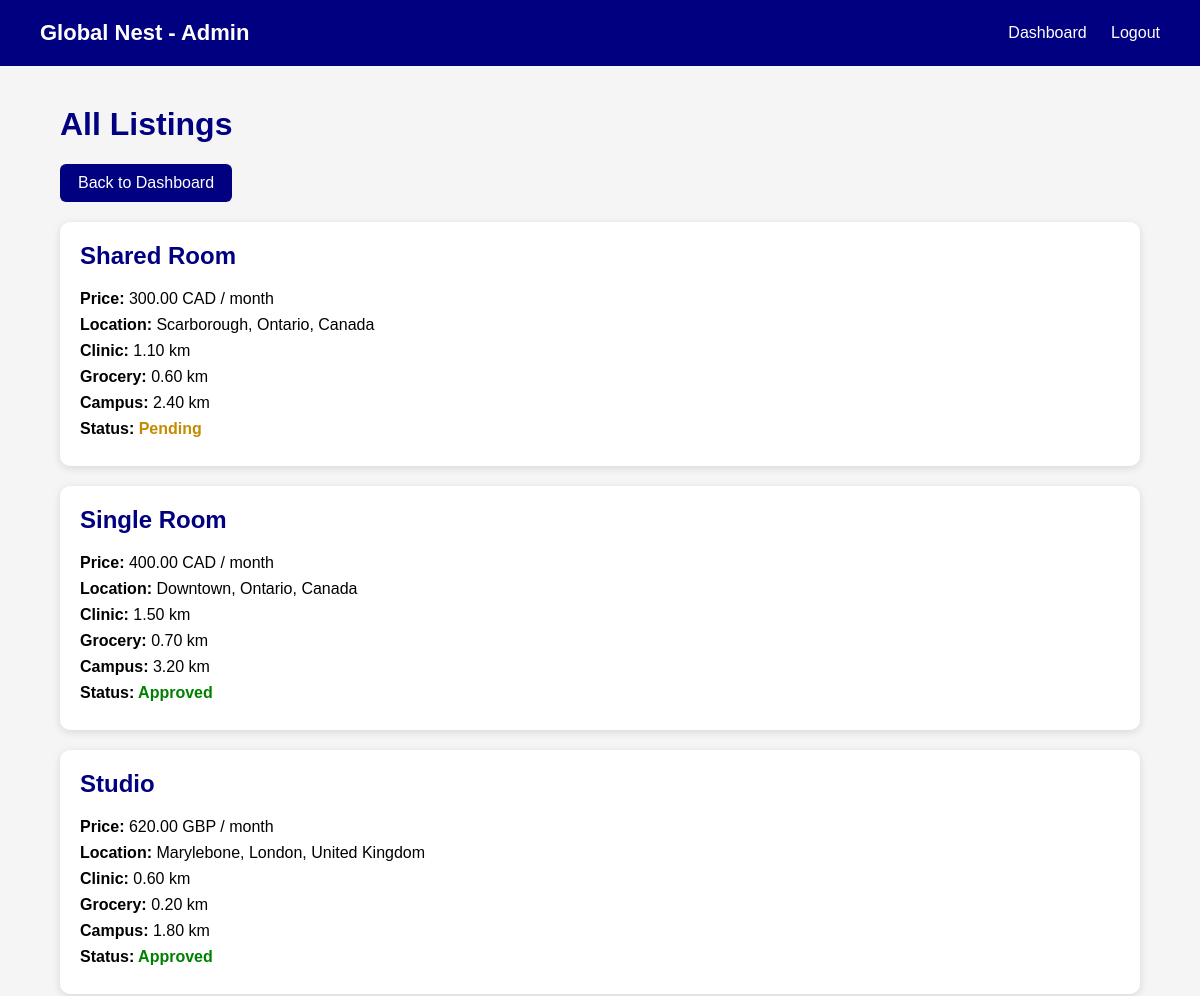
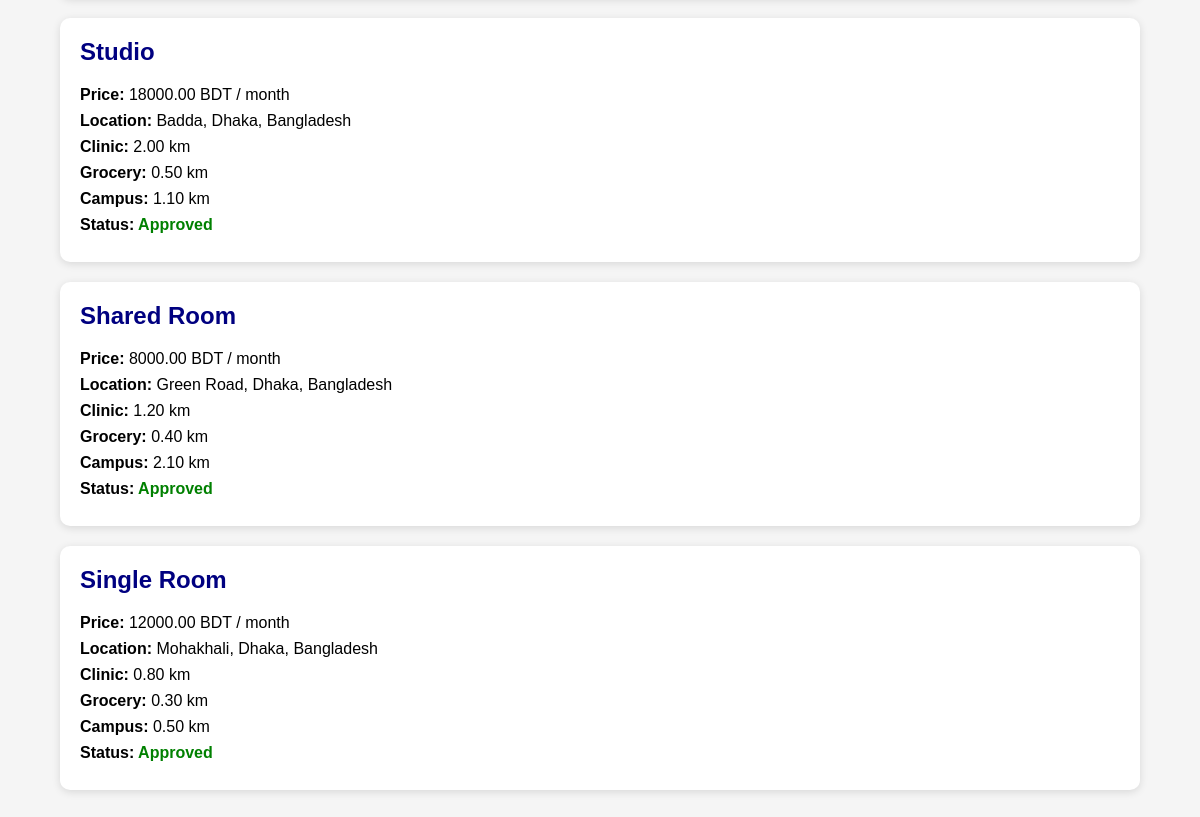
Page /listings.php (signed in) on the committed database (2 pictures, top to bottom).
### tables this page shows
CREATE TABLE `listings` (
  `ListingID` int(11) NOT NULL,
  `Price` decimal(10,2) NOT NULL,
  `Currency` varchar(10) NOT NULL,
  `RoomType` varchar(50) DEFAULT NULL,
  `Country` varchar(50) DEFAULT NULL,
  `State` varchar(50) DEFAULT NULL,
  `Neighbourhood` varchar(100) DEFAULT NULL,
  `Clinic` decimal(5,2) DEFAULT NULL,
  `Grocery` decimal(5,2) DEFAULT NULL,
  `Campus` decimal(5,2) DEFAULT NULL,
  `Legal_doc` varchar(255) DEFAULT NULL,
  `Admin_ID` int(11) DEFAULT NULL,
  `Provider_ID` int(11) NOT NULL,
  `Verification_Status` varchar(20) NOT NULL DEFAULT 'Pending'
);

### listings.php (the view, shortened to what this page needs)
<?php
include "DBconnect.php";
$sql = "SELECT * FROM Listings
        ORDER BY ListingID DESC";
$result = mysqli_query($conn, $sql);
?>
<!DOCTYPE html>
<html>
<head>
</head>
<body>
<div class="header">
    <div class="logo">
        Global Nest - Admin
    </div>
    <div>
        <a href="admin_dashboard.php">
            Dashboard
        </a>
        <a href="logout.php">
            Logout
        </a>
    </div>
</div>
<div class="container">
    <h1>
        All Listings
    </h1>
    <a href="admin_dashboard.php" class="back-button">
        Back to Dashboard
    </a>
    <?php if ($result && mysqli_num_rows($result) > 0) { ?>
        <?php while ($listing = mysqli_fetch_assoc($result)) { ?>
            <div class="listing">
                <h2>
                    <?php
                    echo htmlspecialchars($listing["RoomType"]);
                    ?>
                </h2>
                <div class="info">
                    <strong>
                        Price:
                    </strong>
                    <?php
                    echo htmlspecialchars($listing["Price"]);
                    ?>
                    <?php
                    echo htmlspecialchars($listing["Currency"]);
                    ?>
                    / month
                </div>
                <div class="info">
                    <strong>
                        Location:
                    </strong>
                    <?php
                    echo htmlspecialchars($listing["Neighbourhood"]);
                    ?>,
                    <?php
                    echo htmlspecialchars($listing["State"]);
                    ?>,
                    <?php
                    echo htmlspecialchars($listing["Country"]);
                    ?>
                </div>
                <div class="info">
                    <strong>
                        Clinic:
                    </strong>
                    <?php
                    echo htmlspecialchars($listing["Clinic"]);
                    ?>
                    km
                </div>
                <div class="info">
                    <strong>
                        Grocery:
                    </strong>
                    <?php
                    echo htmlspecialchars($listing["Grocery"]);
                    ?>
                    km
                </div>
                <div class="info">
                    <strong>
                        Campus:
                    </strong>
                    <?php
                    echo htmlspecialchars($listing["Campus"]);
                    ?>
                    km
                </div>
                <div class="info">
                    <strong>
                        Status:
                    </strong>
                    <?php
                    if ($listing["Verification_Status"] == "Pending") {
                        echo '<span class="pending">
                                Pending
                              </span>';
                    }
                    else if ($listing["Verification_Status"] == "Approved") {
                        echo '<span class="approved">
                                Approved
                              </span>';
                    }
                    else if ($listing["Verification_Status"] == "Rejected") {
                        echo '<span class="rejected">
                                Rejected
                              </span>';
                    }
                    ?>
                </div>
            </div>
        <?php } ?>
    <?php } else { ?>
        <div class="no-listings">
            No listings found.
        </div>
    <?php } ?>
</div>
</body>
</html>

### listings.php (style rules this page uses)
body { font-family: Arial, sans-serif; margin: 0; background-color: #f5f5f5; }
.header { background-color: #000080; color: white; padding: 20px 40px; display: flex; justify-content: space-between; align-items: center; }
.logo { font-size: 22px; font-weight: bold; }
.header a { color: white; text-decoration: none; margin-left: 20px; }
.container { width: 90%; margin: 40px auto; }
h1 { color: #000080; }
.listing { background-color: white; padding: 20px; margin-bottom: 20px; border-radius: 10px; box-shadow: 0 2px 8px rgba(0,0,0,0.12); }
.listing h2 { color: #000080; margin-top: 0; }
.info { margin: 8px 0; }
.pending { color: #c58b00; font-weight: bold; }
.approved { color: green; font-weight: bold; }
.back-button { display: inline-block; background-color: #000080; color: white; padding: 10px 18px; text-decoration: none; border-radius: 6px; margin-bottom: 20px; }

### rows in the picture
listings: RoomType "Shared Room", Price "300.00", Currency "CAD", Neighbourhood "Scarborough", State "Ontario", Country "Canada", Clinic "1.10", Grocery "0.60", Campus "2.40", Verification_Status "Pending"
listings: RoomType "Single Room", Price "400.00", Currency "CAD", Neighbourhood "Downtown", State "Ontario", Country "Canada", Clinic "1.50", Grocery "0.70", Campus "3.20", Verification_Status "Approved"
listings: RoomType "Studio", Price "620.00", Currency "GBP", Neighbourhood "Marylebone", State "London", Country "United Kingdom", Clinic "0.60", Grocery "0.20", Campus "1.80", Verification_Status "Approved"
listings: RoomType "Studio", Price "18000.00", Currency "BDT", Neighbourhood "Badda", State "Dhaka", Country "Bangladesh", Clinic "2.00", Grocery "0.50", Campus "1.10", Verification_Status "Approved"
listings: RoomType "Shared Room", Price "8000.00", Currency "BDT", Neighbourhood "Green Road", State "Dhaka", Country "Bangladesh", Clinic "1.20", Grocery "0.40", Campus "2.10", Verification_Status "Approved"
listings: RoomType "Single Room", Price "12000.00", Currency "BDT", Neighbourhood "Mohakhali", State "Dhaka", Country "Bangladesh", Clinic "0.80", Grocery "0.30", Campus "0.50", Verification_Status "Approved"
